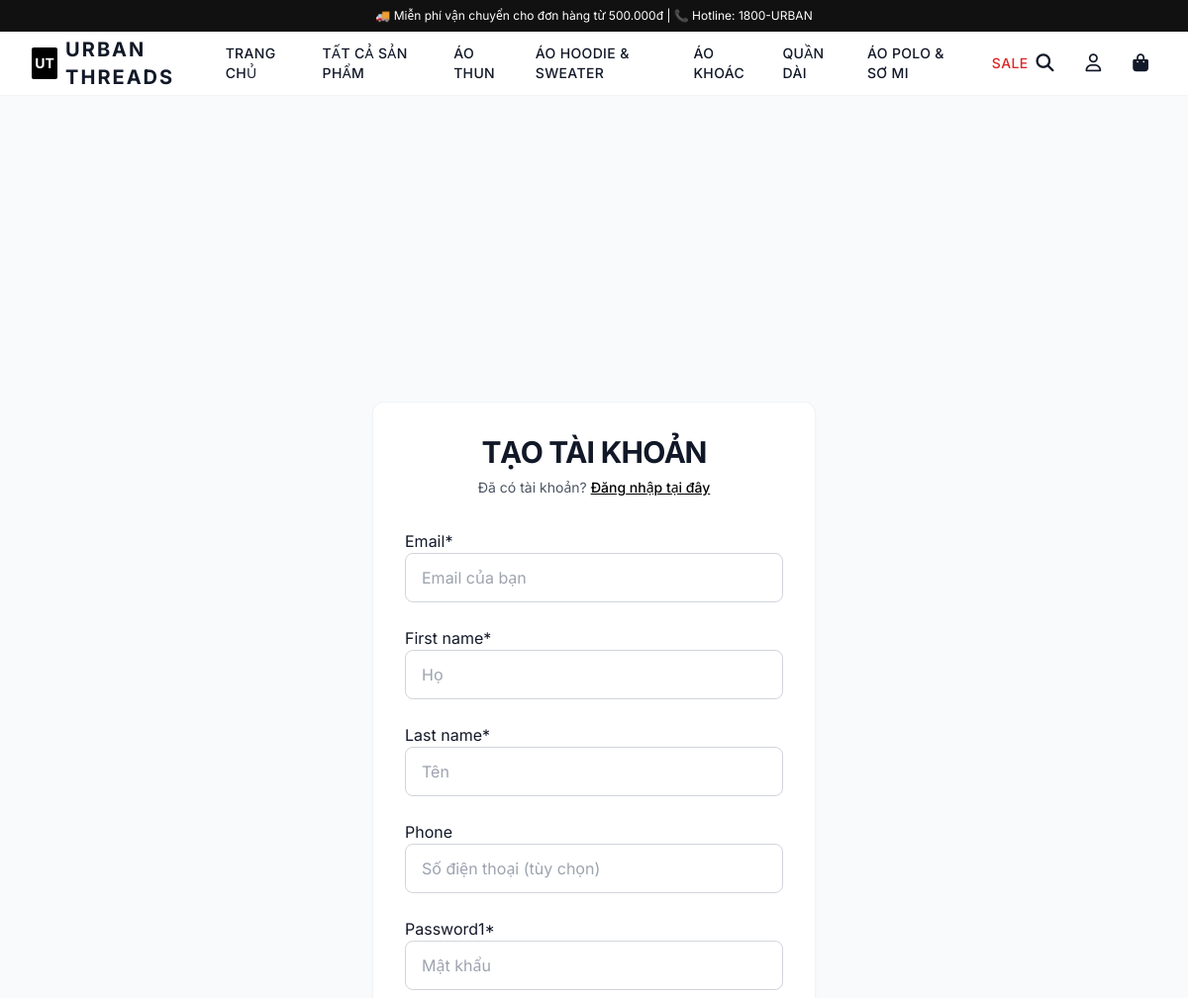
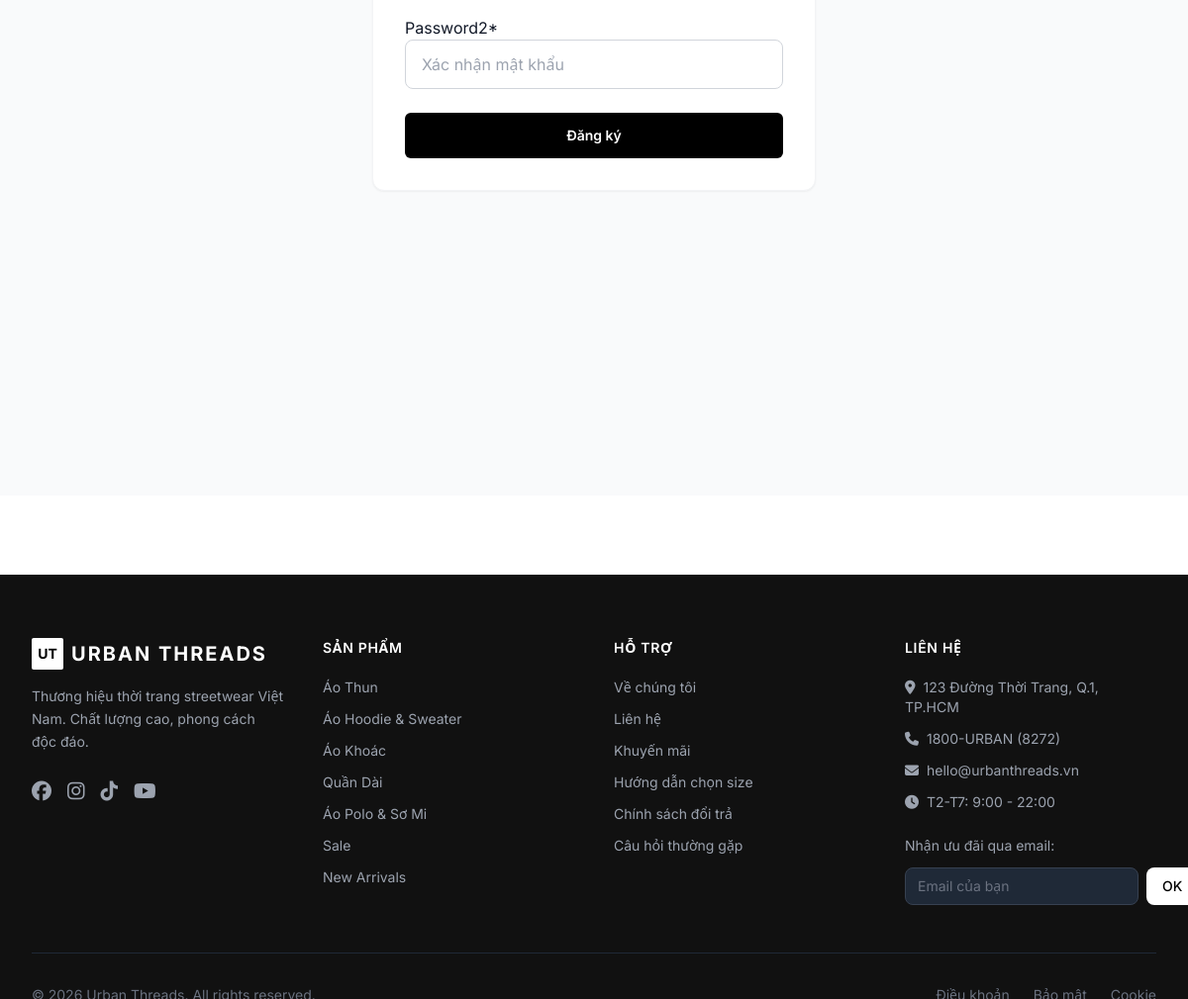
Page /accounts/register/ on the committed database (2 pictures, top to bottom).
### products/models.py (models this page shows, shortened)
class Category(models.Model):
    name = models.CharField(max_length=100, verbose_name="Tên danh mục")
    slug = models.SlugField(unique=True, blank=True)
    description = models.TextField(blank=True, verbose_name="Mô tả")
    image = models.ImageField(upload_to='categories/', blank=True, null=True, verbose_name="Ảnh danh mục")
    parent = models.ForeignKey('self', on_delete=models.SET_NULL, null=True, blank=True,
                               related_name='children', verbose_name="Danh mục cha")
    is_active = models.BooleanField(default=True, verbose_name="Hiển thị")
    order = models.IntegerField(default=0, verbose_name="Thứ tự")
    created_at = models.DateTimeField(auto_now_add=True)
    class Meta:
        verbose_name = 'Danh mục'
        verbose_name_plural = 'Danh mục'
        ordering = ['order', 'name']
    def get_absolute_url(self):
        return reverse('category_detail', kwargs={'slug': self.slug})

### accounts/views.py (the view)
# urls.py: path('register/', views.register_view, name='register'),
def register_view(request):
    if request.user.is_authenticated:
        return redirect('home')
    if request.method == 'POST':
        form = RegisterForm(request.POST)
        if form.is_valid():
            user = form.save()
            login(request, user)
            messages.success(request, f'Chào mừng {user.get_full_name()}! Tài khoản đã được tạo thành công.')
            return redirect('home')
    else:
        form = RegisterForm()
    return render(request, 'accounts/register.html', {'form': form})

### cart/context_processors.py (called while the page is built)
def cart_processor(request):
    cart_count = 0
    if request.user.is_authenticated:
        try:
            cart = Cart.objects.get(user=request.user)
            cart_count = cart.total_items
        except Cart.DoesNotExist:
            pass
    elif hasattr(request.session, 'session_key') and request.session.session_key:
        try:
            cart = Cart.objects.get(session_key=request.session.session_key)
            cart_count = cart.total_items
        except Cart.DoesNotExist:
            pass
    return {'cart_count': cart_count}

### products/context_processors.py (called while the page is built)
def categories_processor(request):
    main_categories = Category.objects.filter(is_active=True, parent=None).order_by('order')
    return {'main_categories': main_categories}

### templates/accounts/register.html (shortened to what this page needs)
{% extends 'base.html' %}
{% load crispy_forms_tags %}
{% block content %}
<div class="min-h-[70vh] flex items-center justify-center py-12 px-4 sm:px-6 lg:px-8 bg-gray-50">
    <div class="max-w-md w-full space-y-8 bg-white p-8 rounded-xl shadow-sm border border-gray-100">
        <div>
            <h2 class="text-center text-3xl font-bold uppercase tracking-tight text-gray-900">
                Tạo tài khoản
            </h2>
            <p class="mt-2 text-center text-sm text-gray-600">
                Đã có tài khoản?
                <a href="{% url 'login' %}" class="font-medium text-black hover:text-gray-700 underline">
                    Đăng nhập tại đây
                </a>
            </p>
        </div>
        <form class="mt-8 space-y-6" action="" method="POST">
            {{ form|crispy }}
            <div>
                <button type="submit" class="w-full flex justify-center py-3 px-4 border border-transparent text-sm font-semibold rounded-md text-white bg-black hover:bg-gray-800 focus:outline-none transition-colors">
                    Đăng ký
                </button>
            </div>
        </form>
    </div>
</div>
{% endblock %}

### templates/base.html (shortened to what this page needs)
{% load static %}
<!DOCTYPE html>
<html lang="vi" class="scroll-smooth">
<head>
    <script src="https://cdn.tailwindcss.com"></script>
    <link rel="stylesheet" href="https://cdnjs.cloudflare.com/ajax/libs/font-awesome/6.5.0/css/all.min.css">
</head>
<body class="bg-white text-gray-900 font-sans" x-data="{ cartOpen: false, mobileMenuOpen: false, searchOpen: false }">
    <header class="sticky top-0 z-50 bg-white sticky-header" id="main-header">
        <div class="bg-brand text-white text-xs text-center py-2 px-4">
            <p>🚚 Miễn phí vận chuyển cho đơn hàng từ 500.000đ | 📞 Hotline: 1800-URBAN</p>
        </div>
        <nav class="border-b border-gray-100">
            <div class="max-w-7xl mx-auto px-4 sm:px-6 lg:px-8">
                <div class="flex items-center justify-between h-16">
                    <a href="{% url 'home' %}" class="flex items-center gap-2">
                        <div class="w-8 h-8 bg-black rounded-sm flex items-center justify-center">
                            <span class="text-white font-bold text-sm">UT</span>
                        </div>
                        <span class="text-xl font-bold tracking-widest uppercase">Urban Threads</span>
                    </a>
                    <div class="hidden lg:flex items-center gap-8">
                        <a href="{% url 'home' %}" class="nav-link text-sm font-medium uppercase tracking-wide hover:text-accent">Trang chủ</a>
                        <a href="{% url 'product_list' %}" class="nav-link text-sm font-medium uppercase tracking-wide hover:text-accent">Tất cả sản phẩm</a>
                        {% for cat in main_categories %}
                        <a href="{{ cat.get_absolute_url }}" class="nav-link text-sm font-medium uppercase tracking-wide hover:text-accent">{{ cat.name }}</a>
                        {% endfor %}
                        <a href="{% url 'product_list' %}?on_sale=1" class="nav-link text-sm font-medium uppercase tracking-wide text-red-600 hover:text-red-800">SALE</a>
                    </div>
                    <div class="flex items-center gap-4">
                        <button @click="searchOpen = !searchOpen" class="p-2 hover:text-accent transition-colors">
                            <i class="fas fa-search text-lg"></i>
                        </button>
                        <div class="relative" x-data="{ open: false }">
                            <button @click="open = !open" class="p-2 hover:text-accent transition-colors">
                                <i class="far fa-user text-lg"></i>
                            </button>
                        </div>
                        <button @click="cartOpen = true" class="relative p-2 hover:text-accent transition-colors">
                            <i class="fas fa-shopping-bag text-lg"></i>
                        </button>
                    </div>
                </div>
            </div>
        </nav>
    </header>
    <main>
        {% block content %}{% endblock %}
    </main>
    <footer class="bg-brand text-white mt-20">
        <div class="max-w-7xl mx-auto px-4 sm:px-6 lg:px-8 py-16">
            <div class="grid grid-cols-1 md:grid-cols-2 lg:grid-cols-4 gap-10">
                <div>
                    <div class="flex items-center gap-2 mb-4">
                        <div class="w-8 h-8 bg-white rounded-sm flex items-center justify-center">
                            <span class="text-black font-bold text-sm">UT</span>
                        </div>
                        <span class="text-xl font-bold tracking-widest uppercase">Urban Threads</span>
                    </div>
                    <p class="text-gray-400 text-sm leading-relaxed">
                        Thương hiệu thời trang streetwear Việt Nam. Chất lượng cao, phong cách độc đáo.
                    </p>
                    <div class="flex gap-4 mt-6">
                        <a href="#" class="text-gray-400 hover:text-white transition"><i class="fab fa-facebook text-xl"></i></a>
                        <a href="#" class="text-gray-400 hover:text-white transition"><i class="fab fa-instagram text-xl"></i></a>
                        <a href="#" class="text-gray-400 hover:text-white transition"><i class="fab fa-tiktok text-xl"></i></a>
                        <a href="#" class="text-gray-400 hover:text-white transition"><i class="fab fa-youtube text-xl"></i></a>
                    </div>
                </div>
                <div>
                    <h4 class="font-semibold uppercase tracking-wider mb-5 text-sm">Sản phẩm</h4>
                    <ul class="space-y-3 text-sm text-gray-400">
                        {% for cat in main_categories %}
                        <li><a href="{{ cat.get_absolute_url }}" class="hover:text-white transition">{{ cat.name }}</a></li>
                        {% endfor %}
                        <li><a href="{% url 'product_list' %}?on_sale=1" class="hover:text-white transition">Sale</a></li>
                        <li><a href="{% url 'product_list' %}?is_new=1" class="hover:text-white transition">New Arrivals</a></li>
                    </ul>
                </div>
                <div>
                    <h4 class="font-semibold uppercase tracking-wider mb-5 text-sm">Hỗ trợ</h4>
                    <ul class="space-y-3 text-sm text-gray-400">
                        <li><a href="{% url 'about' %}" class="hover:text-white transition">Về chúng tôi</a></li>
                        <li><a href="{% url 'contact' %}" class="hover:text-white transition">Liên hệ</a></li>
                        <li><a href="{% url 'promotions' %}" class="hover:text-white transition">Khuyến mãi</a></li>
                        <li><a href="#" class="hover:text-white transition">Hướng dẫn chọn size</a></li>
                        <li><a href="#" class="hover:text-white transition">Chính sách đổi trả</a></li>
                        <li><a href="#" class="hover:text-white transition">Câu hỏi thường gặp</a></li>
                    </ul>
                </div>
                <div>
                    <h4 class="font-semibold uppercase tracking-wider mb-5 text-sm">Liên hệ</h4>
                    <ul class="space-y-3 text-sm text-gray-400">
                        <li><i class="fas fa-map-marker-alt mr-2"></i>123 Đường Thời Trang, Q.1, TP.HCM</li>
                        <li><i class="fas fa-phone mr-2"></i>1800-URBAN (8272)</li>
                        <li><i class="fas fa-envelope mr-2"></i>hello@urbanthreads.vn</li>
                        <li><i class="fas fa-clock mr-2"></i>T2-T7: 9:00 - 22:00</li>
                    </ul>
                    <div class="mt-6">
                        <p class="text-sm text-gray-400 mb-3">Nhận ưu đãi qua email:</p>
                        <form class="flex gap-2">
                            <input type="email" placeholder="Email của bạn"
                                   class="flex-1 px-3 py-2 bg-gray-800 border border-gray-700 rounded-lg text-sm text-white placeholder-gray-500 focus:outline-none focus:border-white">
                            <button type="submit" class="px-4 py-2 bg-white text-black text-sm font-medium rounded-lg hover:bg-gray-100 transition">
                                OK
                            </button>
                        </form>
                    </div>
                </div>
            </div>
            <div class="border-t border-gray-800 mt-12 pt-8 flex flex-col sm:flex-row justify-between items-center gap-4 text-sm text-gray-500">
                <p>© 2026 Urban Threads. All rights reserved.</p>
                <div class="flex gap-6">
                    <a href="#" class="hover:text-gray-300 transition">Điều khoản</a>
                    <a href="#" class="hover:text-gray-300 transition">Bảo mật</a>
                    <a href="#" class="hover:text-gray-300 transition">Cookie</a>
                </div>
            </div>
        </div>
    </footer>
</body>
</html>

### templates/base.html (style rules this page uses)
.nav-link { transition: all 0.2s ease; }
.sticky-header { transition: box-shadow 0.3s ease; }

### rows in the picture
Category: name "ÁO THUN", name "Áo Thun"
Category: name "ÁO HOODIE & SWEATER", name "Áo Hoodie & Sweater"
Category: name "ÁO KHOÁC", name "Áo Khoác"
Category: name "QUẦN DÀI", name "Quần Dài"
Category: name "ÁO POLO & SƠ MI", name "Áo Polo & Sơ Mi"
